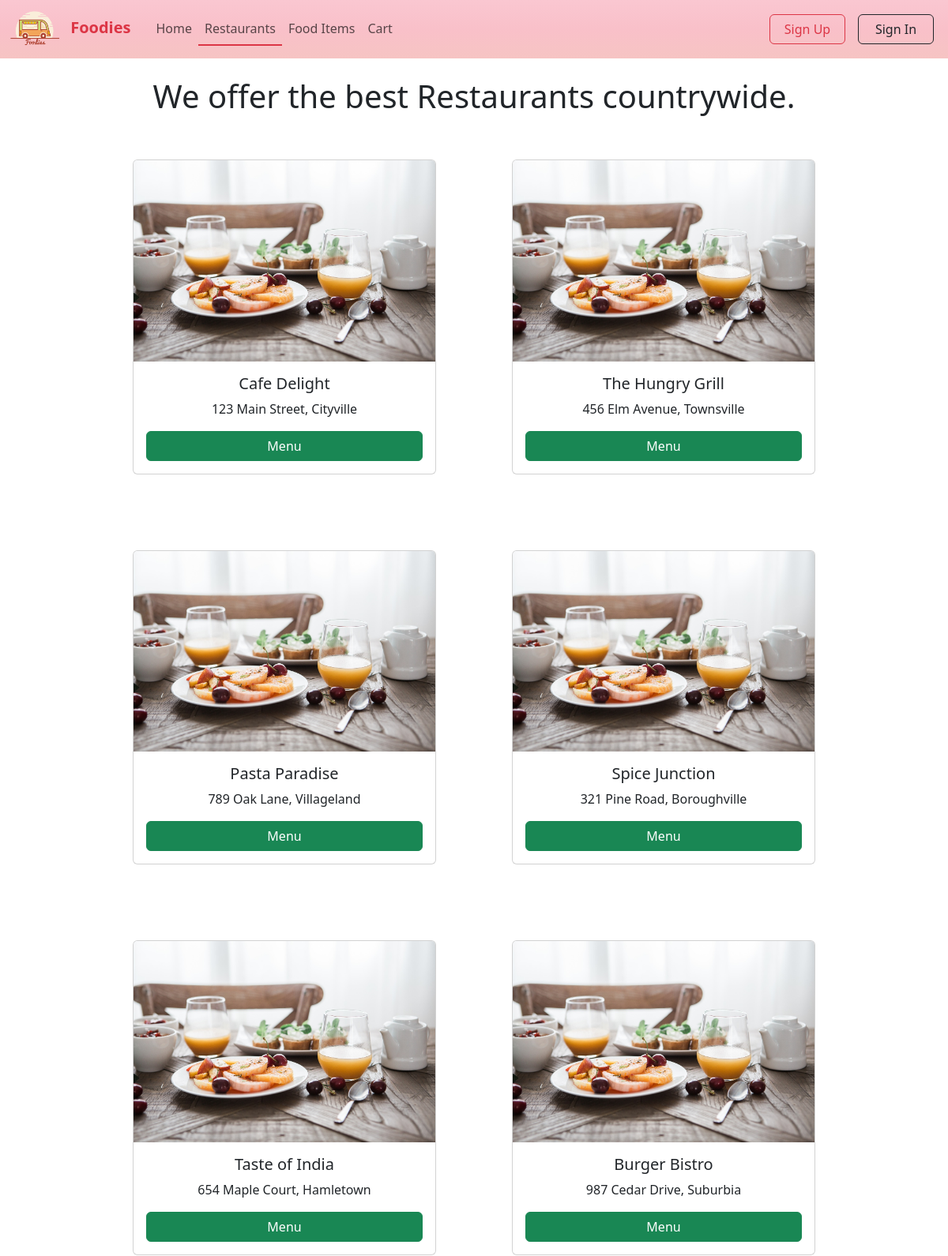
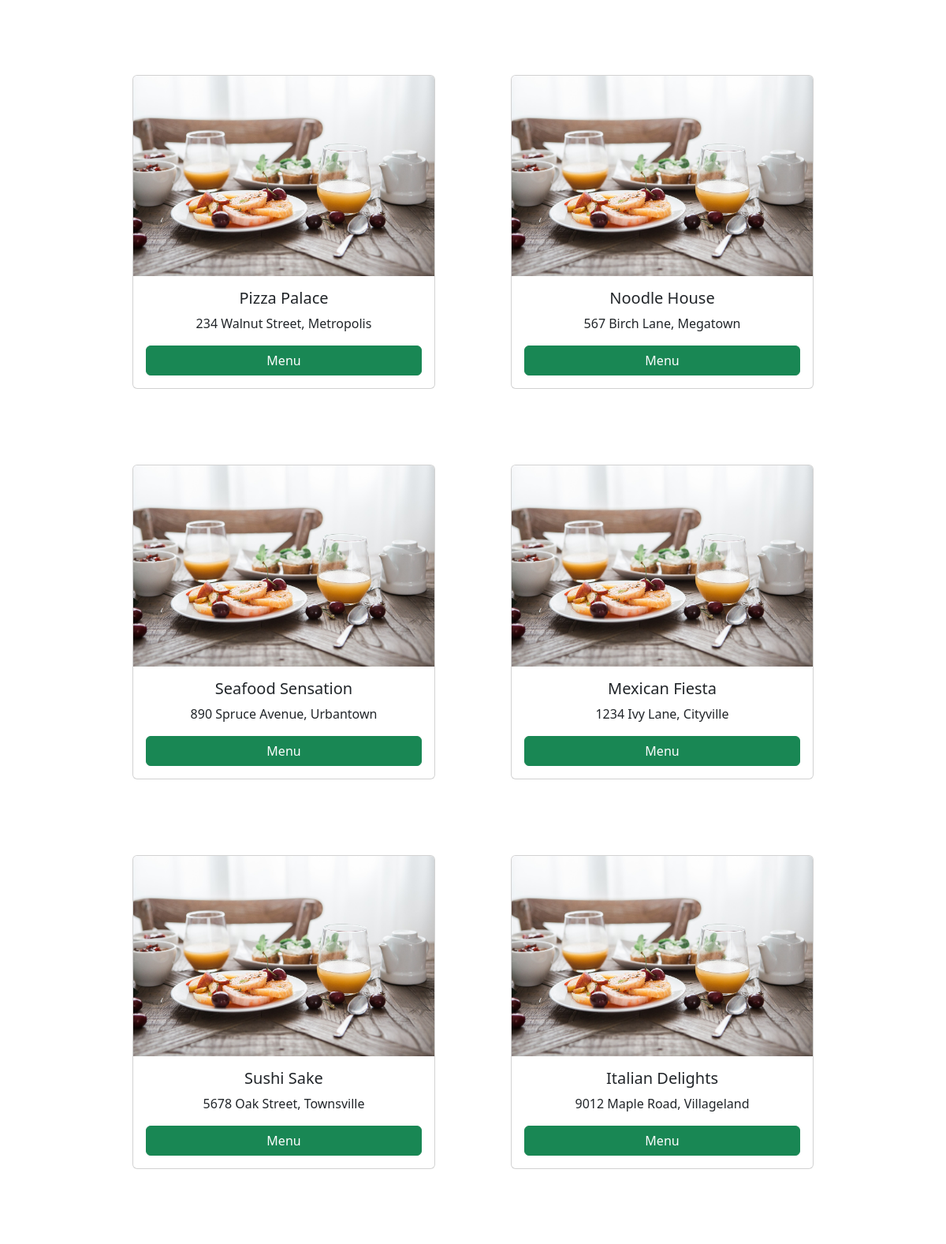
Screenshot of /www/restaurant.php (upper part) with the database file from the repository (2 pictures, top to bottom).
### tables this page shows
CREATE TABLE `restaurant` (
  `RESTAURANT_ID` int(11) NOT NULL,
  `NAME` varchar(255) NOT NULL,
  `ADDRESS` varchar(255) NOT NULL
);

### www/restaurant.php (the view, shortened to what this page needs)
<!DOCTYPE html>
<html lang="en">
<head>
    <link href="https://cdn.jsdelivr.net/npm/bootstrap@5.3.0-alpha2/dist/css/bootstrap.min.css" rel="stylesheet">
    <link rel="stylesheet" href="https://cdnjs.cloudflare.com/ajax/libs/font-awesome/6.3.0/css/all.min.css">
    <link rel="stylesheet" href="../css/index.css">
</head>
<?php
$is_logged_in = isset($_SESSION["CUSTOMER_ID"]);
?>
<body>
    <nav class="navbar navbar-expand-lg bg-body-tertiary">
        <div class="container-fluid">
            <a class="navbar-brand d-inline-block" href="#">
                <img src="../res/images/logo.png" alt="Logo" width="64" height="48">
                <span class="px-2 text-danger"><b>Foodies</b></span>
            </a>
            <div class="collapse navbar-collapse" id="navbarSupportedContent">
                <ul class="navbar-nav me-auto mb-2 mb-lg-0">
                    <li class="nav-item">
                        <a class="nav-link" href="../index.php">Home</a>
                    </li>
                    <li class="nav-item active border-bottom border-danger border-2">
                        <a class="nav-link" href="#">Restaurants<span class="sr-only">(current)</span></a>
                    </li>
                    <li class="nav-item">
                        <a class="nav-link" href="fooditems.php">Food Items</a>
                    </li>
                    <li class="nav-item">
                        <a class="nav-link" href="cart.php">Cart</a>
                    </li>
                </ul>
                <ul class="navbar-nav mb-2 mb-lg-0 row gx-1">
                    <?php
                    if ($is_logged_in) {
                    ?>
                        <form class="input-group" action="logout.php">
                            <label type="text" class="form-control"><?php echo $record["EMAIL"]; ?></label>
                            <input class="input-group-text btn btn-success" type="submit" value="Log Out">
                        </form>
                    <?php
                    } else {
                    ?>
                        <li class="col p-1 container-fluid d-flex">
                            <a href="sign_up.php" class="col btn btn-outline-danger m-1" style="min-width: 96px;">Sign Up</a>
                        </li>
                        <li class="col p-1 container-fluid d-flex">
                            <a href="sign_in.php" class="col btn btn-outline-dark m-1" style="min-width: 96px;">Sign In</a>
                        </li>
                    <?php
                    }
                    ?>
                </ul>
            </div>
        </div>
    </nav>
<div class="parent container-fluid section p-4">
    <h1 class="text-center">We offer the best Restaurants countrywide.</h1>
    <div class="container-fluid">
        <div class="row justify-content-center">
            <?php
            include 'dbh.php';
            $query = "SELECT COUNT(*) as total_rows FROM restaurant";
            $result = mysqli_query($conn, $query);
            $row = mysqli_fetch_assoc($result);
            $totalRows = $row['total_rows'];
            for ($i = 0; $i < $totalRows; $i++) {
                $cardQuery = "SELECT * FROM restaurant LIMIT $i, 1";
                $cardResult = mysqli_query($conn, $cardQuery);
                $cardRow = mysqli_fetch_assoc($cardResult);
            ?>
                <div class="card m-5 p-0" style="width: 24rem;" id="<?php echo $cardRow['RESTAURANT_ID']; ?>">
                    <img src="../res/images/restpic1.jpg" class="card-img-top">
                    <div class="card-body">
                        <h5 class="card-title text-center"><?php echo $cardRow['NAME']; ?></h5>
                        <p class="card-text text-center"><?php echo $cardRow['ADDRESS']; ?></p>
                        <div class="d-grid">
                            <a data-bs-target="#Menu<?php echo $cardRow['RESTAURANT_ID']; ?>" data-bs-toggle="modal" href="#" class="btn btn-success w-full">Menu</a>
                        </div>
                    </div>
                </div>
            <?php } ?>
        </div>
    </div>
</div>

### css/index.css (style rules this page uses)
.navbar { background-image: linear-gradient(#FAC7D1, #F9C0C9, #F6C4C3); }

### rows the page displays
restaurant: NAME "Cafe Delight", ADDRESS "123 Main Street, Cityville"
restaurant: $cardRow['RESTAURANT_ID'] 2 (drawn), NAME "The Hungry Grill", ADDRESS "456 Elm Avenue, Townsville"
restaurant: NAME "Pasta Paradise", ADDRESS "789 Oak Lane, Villageland"
restaurant: NAME "Spice Junction", ADDRESS "321 Pine Road, Boroughville"
restaurant: NAME "Taste of India", ADDRESS "654 Maple Court, Hamletown"
restaurant: NAME "Burger Bistro", ADDRESS "987 Cedar Drive, Suburbia"
restaurant: NAME "Pizza Palace", ADDRESS "234 Walnut Street, Metropolis"
restaurant: NAME "Noodle House", ADDRESS "567 Birch Lane, Megatown"
restaurant: NAME "Seafood Sensation", ADDRESS "890 Spruce Avenue, Urbantown"
restaurant: NAME "Mexican Fiesta", ADDRESS "1234 Ivy Lane, Cityville"
restaurant: NAME "Sushi Sake", ADDRESS "5678 Oak Street, Townsville"
restaurant: NAME "Italian Delights", ADDRESS "9012 Maple Road, Villageland"
